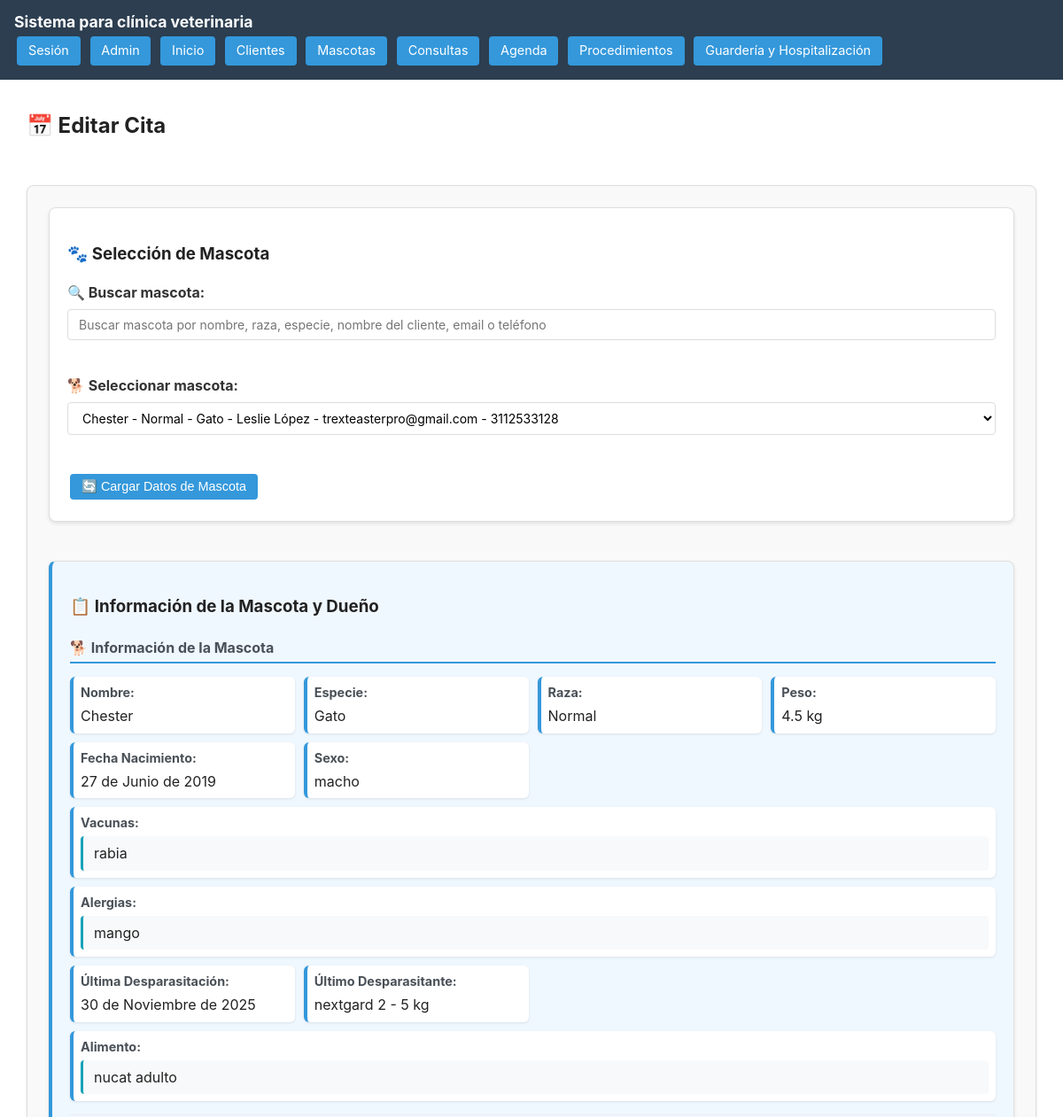
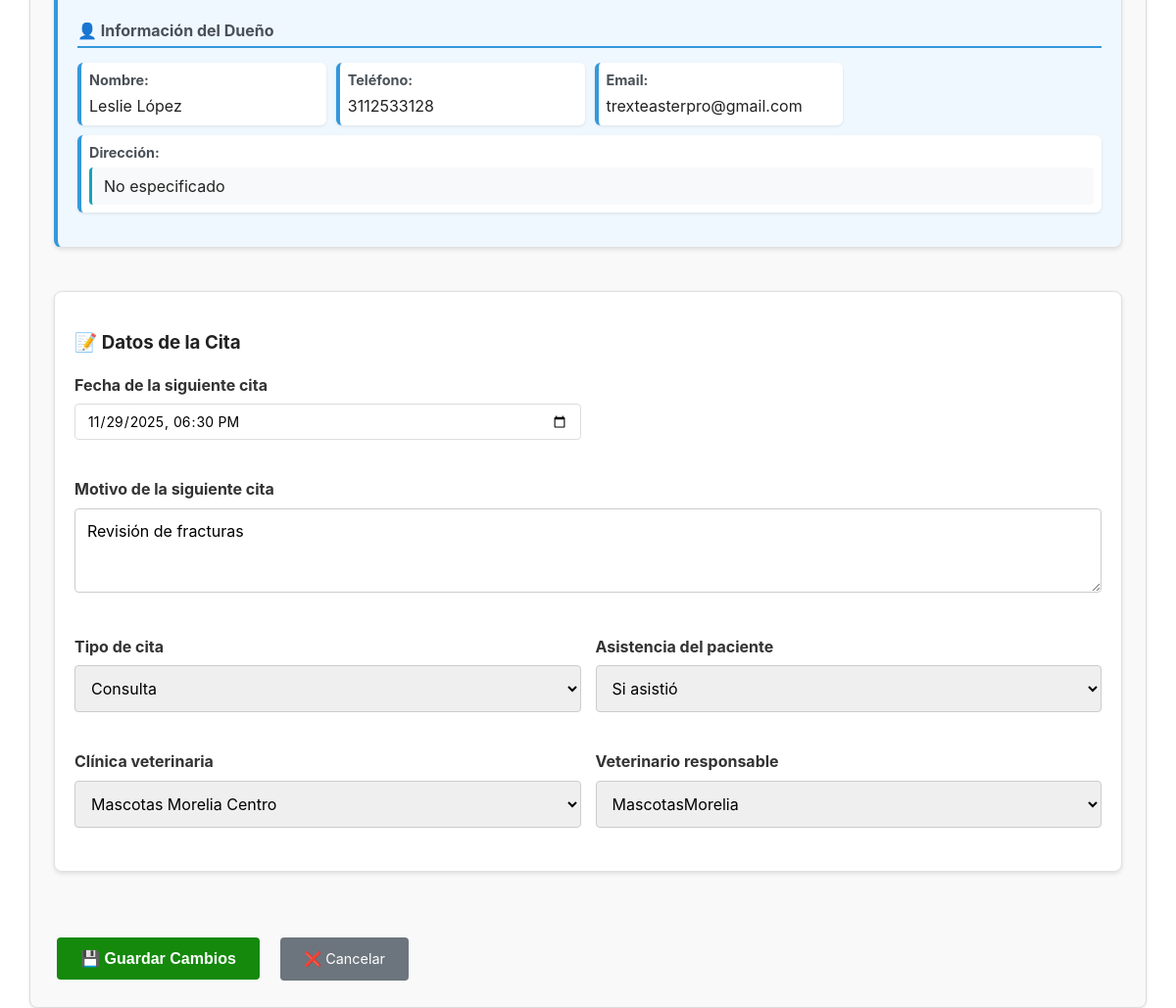
The app's page /agenda/editarProximasCitas/1/ (signed in), older data (2 pictures, top to bottom).
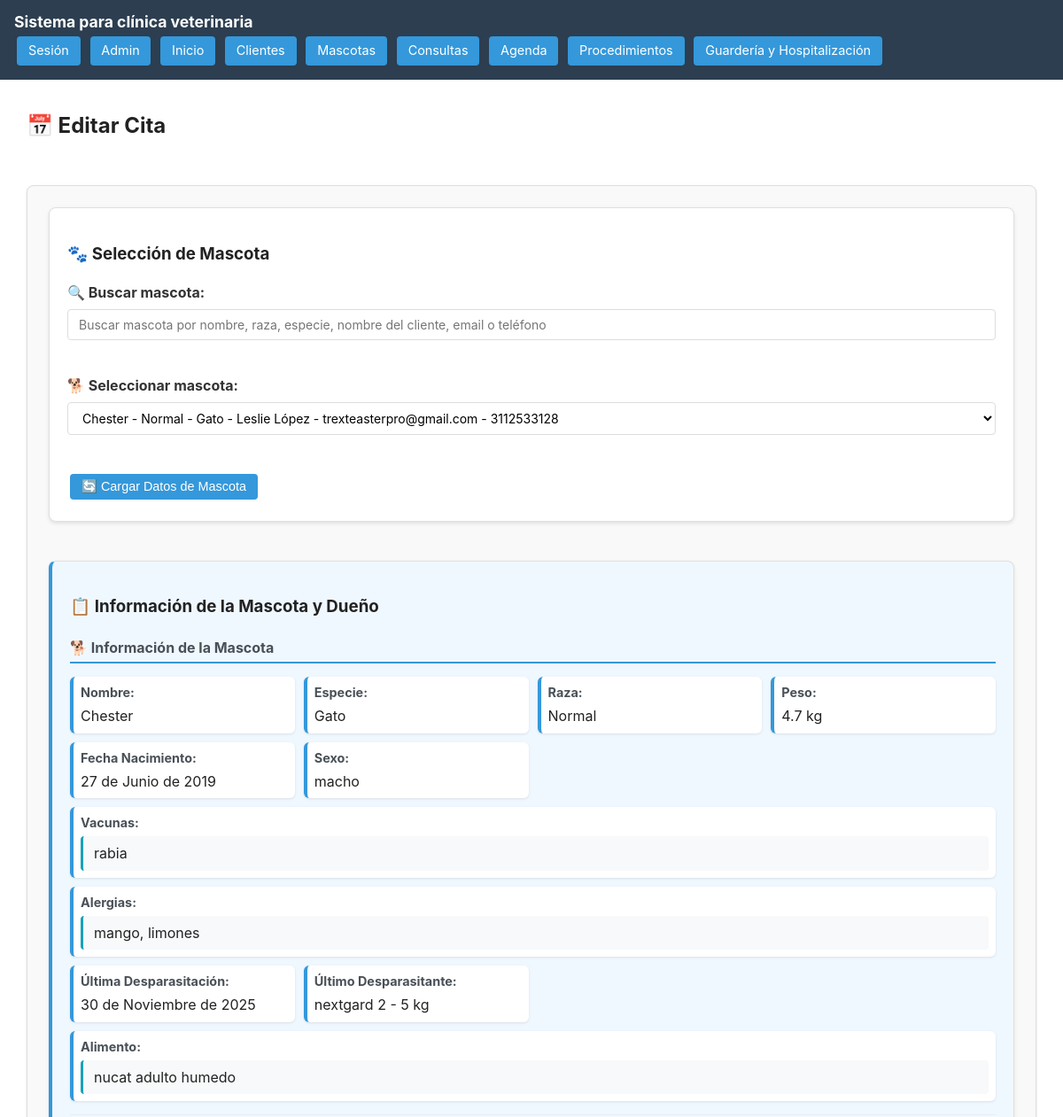
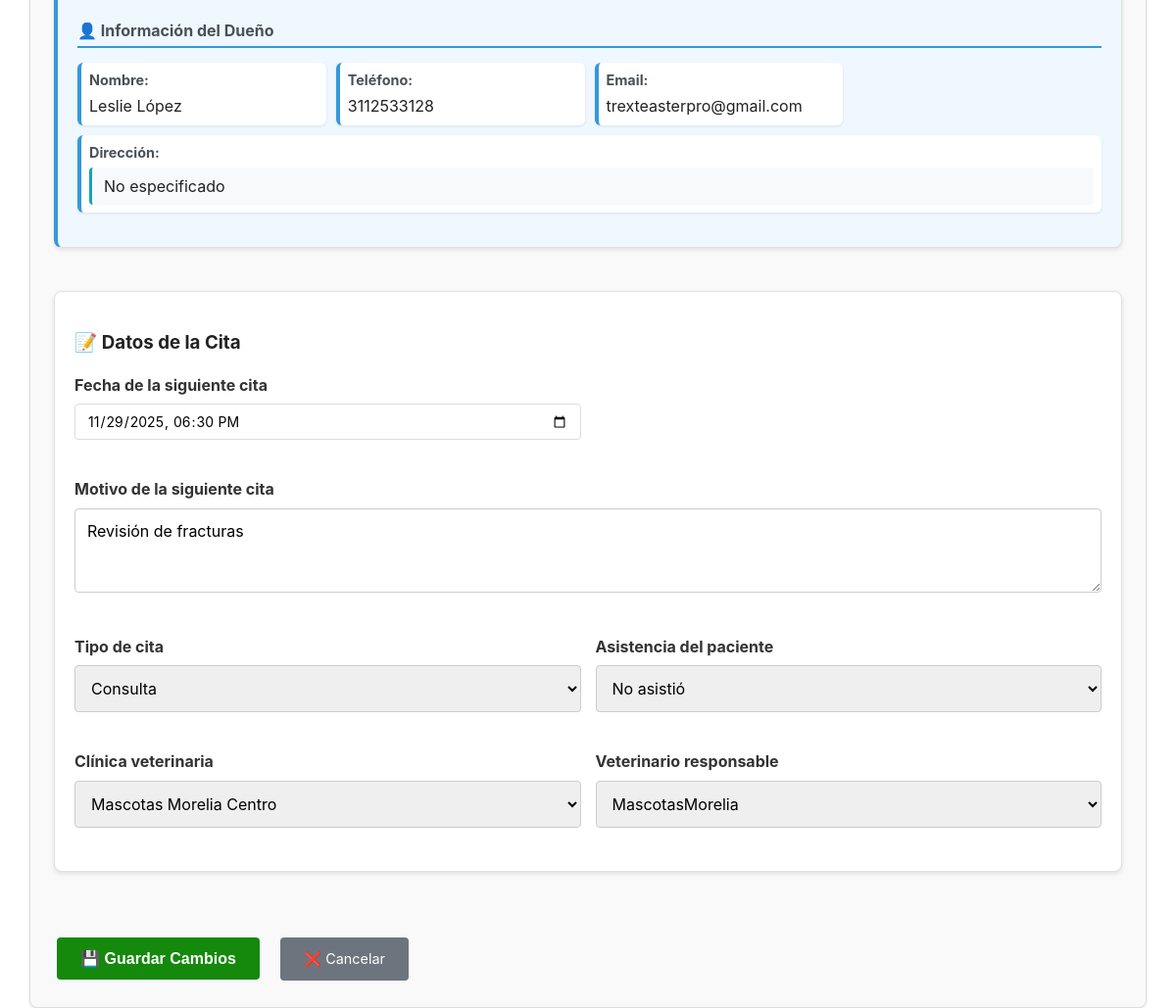
The same page, newer data (2 pictures, top to bottom).
### ClientesMascotas/models.py (models this page shows)
class Mascotas(models.Model):
    SEXOS = [
        ('macho', 'macho'),
        ('hembra', 'hembra'),
    ]
    cliente = models.ForeignKey(Clientes, on_delete=models.CASCADE)
    nombre = models.CharField(max_length=255)
    especie = models.CharField(max_length=255)
    raza = models.CharField(max_length=255)
    fechaNacimiento = models.DateField()
    peso = models.FloatField()
    vacunas = models.TextField(blank=True)
    ultimaDesparasitacion = models.DateField(blank= True, null=True)
    ultimoDesparasitante = models.TextField(blank=True)
    alergias = models.TextField(blank=True)
    vive = models.BooleanField(default=True)
    sexo = models.CharField(
        max_length=20,
        choices=SEXOS,
        default='macho'  # puedes poner un valor por defecto si quieres
    )
    alimento = models.TextField(blank = True)

### Agenda/models.py (models this page shows)
class SiguientesCitas(models.Model):
    CLINICAS = [
        ('Mascotas Morelia Centro', 'Mascotas Morelia Centro'),
        ('Mascotas Morelia Salida Apatzingán', 'Mascotas Morelia Salida Apatzingán'),
        ('Mascotas Morelia Mano Huevona', 'Mascotas Morelia Mano Huevona'),
    ]
    ESTADOS_ASISTENCIAS = [
        ('Pendiente', 'Pendiente'),
        ('Si asistió', 'Si asistió'),
        ('No asistió', 'No asistió'),
    ]
    TIPOS_CITA = [
        ('Consulta', 'Consulta'),
        ('Operación médica', 'Operación médica'),
        ('Desparasitación', 'Desparasitación'),
        ('Vacunación', 'Vacunación'),
        ('Servicio de estética', 'Servicio de estética'),
    ]
    fechaSiguienteCita = models.DateTimeField()
    descripcionCita = models.TextField(blank=True)
    tipoCita = models.CharField(
        max_length=64,
        choices= TIPOS_CITA,
        default= 'Consulta'
    )
    asistencia = models.CharField(
        max_length=64,
        choices= ESTADOS_ASISTENCIAS,
        default= 'Pendiente'
    )
    veterinario =  models.ForeignKey(User, on_delete=models.CASCADE)
    mascota = models.ForeignKey(Mascotas, on_delete=models.CASCADE)
    clinicaVeterinaria = models.CharField(
        max_length=255,
        choices=CLINICAS,
        default='Mascotas Morelia Centro'  # puedes poner un valor por defecto si quieres
    )

### Agenda/views.py (the view)
# urls.py: path('editarProximasCitas/<int:pk>/', views.editar_proxima_cita, name='editar-proximas-citas'),
@login_required
def editar_proxima_cita(request, pk):
    proxConsulta = get_object_or_404(SiguientesCitas, pk=pk)
    mascotas = Mascotas.objects.all().select_related('cliente')
    mascota_id = request.GET.get('mascota') or str(proxConsulta.mascota.id) if proxConsulta.mascota else None
    initial_data = {}
    datos_mascota = None
    if mascota_id:
        try:
            mascota = Mascotas.objects.get(pk=mascota_id)
            datos_mascota = {
                'nombre': mascota.nombre,
                'especie': mascota.especie,
                'raza': mascota.raza,
                'fechaNacimiento': mascota.fechaNacimiento,
                'peso': mascota.peso,
                'sexo': mascota.get_sexo_display(),
                'vacunas': mascota.vacunas,
                'alergias': mascota.alergias,
                'ultimaDesparasitacion': mascota.ultimaDesparasitacion,
                'ultimoDesparasitante': mascota.ultimoDesparasitante,
                'alimento': mascota.alimento,
                'cliente_nombre': mascota.cliente.nombre,
                'cliente_telefono': mascota.cliente.telefono,
                'cliente_email': mascota.cliente.email,
                'cliente_direccion': mascota.cliente.direccion,
            }
        except Mascotas.DoesNotExist:
            mascota_id = None
    if request.method == 'POST':
        form = UpdateSiguienteCitaForm(request.POST, instance=proxConsulta)
        if form.is_valid():
            proxConsultaEditada = form.save(commit=False)
            mascota_id = request.POST.get('mascota')
            if mascota_id:
                proxConsultaEditada.mascota_id = mascota_id
            proxConsultaEditada.save()
            messages.success(request, "Cita actualizada correctamente.")
            return redirect('ver-proximas-citas')
    else:
        form = UpdateSiguienteCitaForm(instance=proxConsulta)
    return render(request, 'agenda/proximasCitas/editarProximaCita.html', {
        'form': form,
        'mascotas': mascotas,
        'mascota_id': mascota_id,
        'datos_mascota': datos_mascota,
        'cita_actual': proxConsulta
    })

### templates/agenda/proximasCitas/editarProximaCita.html (shortened to what the changed rows need)
{% extends 'base.html' %}
{% block content %}
<section class="container">
    <div class="header-actions">
        <h2>📅 Editar Cita</h2>
    </div>
    <form method="post">
        {% if datos_mascota %}
        <div class="form-section" style="background: #f0f8ff; border-left: 4px solid #3498db;">
            <h3>📋 Información de la Mascota y Dueño</h3>
            <div class="info-section">
                <h4>🐕 Información de la Mascota</h4>
                <div class="info-grid">
                    <div class="info-item">
                        <strong>Nombre:</strong>
                        <span>{{ datos_mascota.nombre }}</span>
                    </div>
                    <div class="info-item">
                        <strong>Especie:</strong>
                        <span>{{ datos_mascota.especie }}</span>
                    </div>
                    <div class="info-item">
                        <strong>Raza:</strong>
                        <span>{{ datos_mascota.raza }}</span>
                    </div>
                    <div class="info-item">
                        <strong>Peso:</strong>
                        <span>{{ datos_mascota.peso }} kg</span>
                    </div>
                    <div class="info-item">
                        <strong>Fecha Nacimiento:</strong>
                        <span>{{ datos_mascota.fechaNacimiento }}</span>
                    </div>
                    <div class="info-item">
                        <strong>Sexo:</strong>
                        <span>{{ datos_mascota.sexo }}</span>
                    </div>
                    <div class="info-item full-width">
                        <strong>Vacunas:</strong>
                        <div class="info-content">
                            {{ datos_mascota.vacunas|default:"No especificado" }}
                        </div>
                    </div>
                    <div class="info-item full-width">
                        <strong>Alergias:</strong>
                        <div class="info-content">
                            {{ datos_mascota.alergias|default:"No especificado" }}
                        </div>
                    </div>
                    <div class="info-item">
                        <strong>Última Desparasitación:</strong>
                        <span>{{ datos_mascota.ultimaDesparasitacion|default:"No registrada" }}</span>
                    </div>
                    <div class="info-item">
                        <strong>Último Desparasitante:</strong>
                        <span>{{ datos_mascota.ultimoDesparasitante|default:"No especificado" }}</span>
                    </div>
                    <div class="info-item full-width">
                        <strong>Alimento:</strong>
                        <div class="info-content">
                            {{ datos_mascota.alimento|default:"No especificado" }}
                        </div>
                    </div>
                </div>
            </div>
            <div class="info-section">
                <h4>👤 Información del Dueño</h4>
                <div class="info-grid">
                    <div class="info-item">
                        <strong>Nombre:</strong>
                        <span>{{ datos_mascota.cliente_nombre }}</span>
                    </div>
                    <div class="info-item">
                        <strong>Teléfono:</strong>
                        <span>{{ datos_mascota.cliente_telefono }}</span>
                    </div>
                    <div class="info-item">
                        <strong>Email:</strong>
                        <span>{{ datos_mascota.cliente_email }}</span>
                    </div>
                    <div class="info-item full-width">
                        <strong>Dirección:</strong>
                        <div class="info-content">
                            {{ datos_mascota.cliente_direccion|default:"No especificado" }}
                        </div>
                    </div>
                </div>
            </div>
        </div>
        {% endif %}
        <div class="form-section">
            <div class="form-grid">
                {% for field in form %}
                    {% if field.name != 'mascota' %}
                    <div class="form-group {% if field.name == 'descripcionCita' %}full-width{% endif %}">
                        <label for="{{ field.id_for_label }}">{{ field.label }}</label>
                        {{ field }}
                    </div>
                    {% endif %}
                {% endfor %}
            </div>
        </div>
    </form>
</section>
{% endblock %}

Row changes from the older to the newer data that the page shows:
changed Mascotas "Chester": peso "4.5" → "4.7"; alergias "mango" → "mango, limones"; alimento "nucat adulto" → "nucat adulto humedo"
changed SiguientesCitas "Revisión de fracturas": asistencia "Si asistió" → "No asistió"
